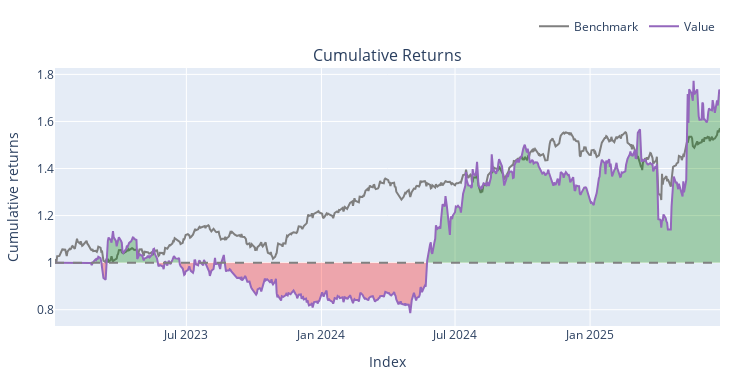

The notebook cell saved with this chart:
### Code cell
import yfinance as yf
import pandas as pd
import vectorbt as vbt
from ta.momentum import WilliamsRIndicator

tickers = (
    pd.read_csv("../../data/sp500_tickers.csv")["Symbol"].str.replace(".", "-").tolist()
)
data = yf.download(
    tickers,
    start="2023-01-01",
    end="2025-06-28",
    auto_adjust=True,
    threads=True,
    group_by="column",
)

price = data["Close"].dropna(how="all", axis=1)
high = data["High"][price.columns]
low = data["Low"][price.columns]
vol = data["Volume"][price.columns]

# rsi and macd
rsi_res = vbt.RSI.run(price)
rsi = rsi_res.rsi

macd_res = vbt.MACD.run(price)
macd_diff = macd_res.macd - macd_res.signal

# willians %R
williams_r = price.apply(
    lambda col: WilliamsRIndicator(
        high=high[col.name], low=low[col.name], close=col
    ).williams_r()
)

# avwap
LOOKBACK = 30

def compute_avwap_series(pr: pd.Series, vl: pd.Series) -> pd.Series:
    df = pd.DataFrame({"P": pr, "V": vl}).dropna()
    out = pd.Series(index=df.index, dtype="float64")
    for t in df.index:
        window = df.loc[:t].iloc[-LOOKBACK:]
        anchor = window["P"].idxmin()
        tpv = (df.loc[anchor:t, "P"] * df.loc[anchor:t, "V"]).cumsum()
        cum_v = df.loc[anchor:t, "V"].cumsum()
        out.loc[t] = tpv.iloc[-1] / cum_v.iloc[-1]
    return out


avwap = pd.DataFrame(
    {sym: compute_avwap_series(price[sym], vol[sym]) for sym in price.columns}
)
avwap_slope = avwap.diff().rolling(5).mean()

# entry/exit signals
entry = (
    (price > avwap)
    & (avwap_slope > 0)
    & (price < avwap * 1.05)
    & (macd_diff > 0)
    & (rsi < 70)
    & (williams_r > -80)
)

exit = ((avwap_slope <= 0) | (williams_r <= -50)).shift(1)

entry = entry.fillna(False).astype(bool)
exit  = exit.fillna(False).astype(bool)

pf = vbt.Portfolio.from_signals(
    close=price,
    entries=entry,
    exits=exit,
    init_cash=2_000,
    fees=0.001,
    slippage=0.001,
    freq="1D",
    cash_sharing=True
)

print("Total return:", pf.total_return())
print("Sharpe ratio:", pf.sharpe_ratio())
print("Max drawdown:", pf.max_drawdown())
pf.plot().show()

### Figure 1 — Plotly figure (JSON) as saved in the notebook; plotly's stock layout.template omitted (floating-point values rounded to 4 significant figures; data arrays with more than 128 entries replaced by an {"elided": "..."} marker saying what was removed)
{"data": [{"legendgroup": "0", "line": {"color": "#7f7f7f"}, "name": "Benchmark", "showlegend": true, "type": "scatter", "uid": "ca361974-92b8-48e7-854d-97fe65b20471", "x": {"elided": "623 str values"}, "xaxis": "x", "y": {"elided": "623 float values"}, "yaxis": "y"}, {"hoverinfo": "skip", "legendgroup": "1", "line": {"color": "rgba(0, 0, 0, 0)", "width": 0}, "opacity": 0, "showlegend": false, "type": "scatter", "uid": "6b3e09dc-14ba-4b2d-8c79-4b2a64238ca5", "x": {"elided": "623 str values"}, "xaxis": "x", "y": {"elided": "623 int values"}, "yaxis": "y"}, {"connectgaps": false, "fill": "tonexty", "fillcolor": "rgba(0, 128, 0, 0.3)", "hoverinfo": "skip", "legendgroup": "1", "line": {"color": "rgba(0, 0, 0, 0)", "width": 0}, "opacity": 0, "showlegend": false, "type": "scatter", "uid": "ce6db1a4-ff17-4a27-bbe5-04438590a334", "x": {"elided": "623 str values"}, "xaxis": "x", "y": {"elided": "623 float values"}, "yaxis": "y"}, {"hoverinfo": "skip", "legendgroup": "1", "line": {"color": "rgba(0, 0, 0, 0)", "width": 0}, "opacity": 0, "showlegend": false, "type": "scatter", "uid": "c9be0ad5-5809-4e61-9b09-16597d15dec4", "x": {"elided": "623 str values"}, "xaxis": "x", "y": {"elided": "623 int values"}, "yaxis": "y"}, {"connectgaps": false, "fill": "tonexty", "fillcolor": "rgba(255, 0, 0, 0.3)", "hoverinfo": "skip", "legendgroup": "1", "line": {"color": "rgba(0, 0, 0, 0)", "width": 0}, "opacity": 0, "showlegend": false, "type": "scatter", "uid": "1613157c-c136-4094-bafd-6f207f4489ae", "x": {"elided": "623 str values"}, "xaxis": "x", "y": {"elided": "623 float values"}, "yaxis": "y"}, {"legendgroup": "2", "line": {"color": "#9467bd"}, "name": "Value", "showlegend": true, "type": "scatter", "uid": "27ddbdc2-f7c4-491c-be78-891b04503072", "x": {"elided": "623 str values"}, "xaxis": "x", "y": {"elided": "623 float values"}, "yaxis": "y"}, {"hoverinfo": "skip", "legendgroup": "1", "line": {"color": "rgba(0, 0, 0, 0)", "width": 0}, "opacity": 0, "showlegend": false, "type": "scatter", "uid": "9b1ac789-6b82-4b8a-8f1b-d77d981fda47", "x": {"elided": "623 str values"}, "xaxis": "x", "y": {"elided": "623 int values"}, "yaxis": "y"}], "layout": {"annotations": [{"font": {"size": 16}, "showarrow": false, "text": "Cumulative Returns", "x": 0.5, "xanchor": "center", "xref": "paper", "y": 1, "yanchor": "bottom", "yref": "paper"}], "height": 380, "legend": {"orientation": "h", "traceorder": "normal", "x": 1, "xanchor": "right", "y": 1.105, "yanchor": "bottom"}, "margin": {"b": 30, "l": 30, "r": 30, "t": 30}, "shapes": [{"line": {"color": "gray", "dash": "dash"}, "type": "line", "x0": 0, "x1": 1, "xref": "paper", "y0": 1, "y1": 1, "yref": "y"}], "showlegend": true, "width": 750, "xaxis": {"anchor": "y", "domain": [0, 1], "title": {"text": "Index"}}, "yaxis": {"anchor": "x", "domain": [0, 1], "title": {"text": "Cumulative returns"}}}}
